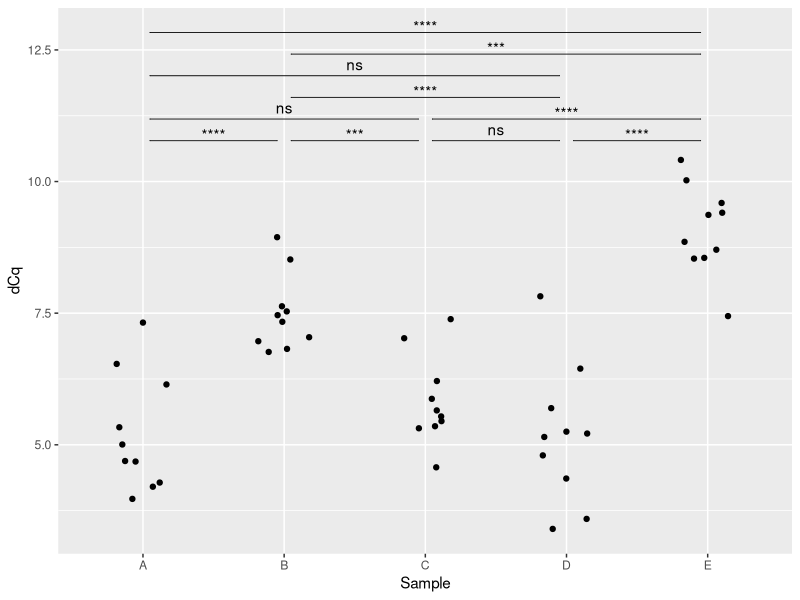

Write the R code that produced this figure.
library(tidyverse)
library(ggpubr)

df <- data.frame(
    Sample = rep(c("A", "B", "C", "D", "E"), each = 10),
    dCq = c(
        rnorm(10, mean = 5, sd = 1),
        rnorm(10, mean = 7, sd = 1),
        rnorm(10, mean = 6, sd = 1),
        rnorm(10, mean = 5.2, sd = 1),
        rnorm(10, mean = 9, sd = 1)
    )
)

# Adjust y-positions of significance bars to minimize height
adjust_y_position <- function(res, y_base = NULL, step = NULL) {
    # Calculate bar width and sort by width (shorter bars first, then by xmin)
    res <- res |> 
        mutate(.row_id = row_number(),
               .width = xmax - xmin) |>
        arrange(.width, xmin)
    
    # Calculate step from existing y.positions if not provided
    if (is.null(step)) {
        unique_y <- sort(unique(res$y.position))
        if (length(unique_y) > 1) {
            step <- min(diff(unique_y))
        } else {
            step <- 0.5  # fallback
        }
    }
    
    # Use minimum y.position as base if not provided
    if (is.null(y_base)) {
        y_base <- min(res$y.position)
    }
    
    n <- nrow(res)
    levels <- integer(n)  # Track which level each bar is assigned to
    level_ends <- numeric()  # Track the xmax of the rightmost bar at each level
    
    for (i in seq_len(n)) {
        xmin_i <- res$xmin[i]
        
        # Find the lowest level where this bar doesn't overlap
        assigned_level <- NA
        for (lvl in seq_along(level_ends)) {
            if (level_ends[lvl] <= xmin_i) {
                # No overlap - can use this level (allows shared endpoints)
                assigned_level <- lvl
                level_ends[lvl] <- res$xmax[i]
                break
            }
        }
        
        # If no existing level works, create a new one
        if (is.na(assigned_level)) {
            level_ends <- c(level_ends, res$xmax[i])
            assigned_level <- length(level_ends)
        }
        
        levels[i] <- assigned_level
    }
    
    # Assign y-positions based on levels
    res$y.position <- y_base + (levels - 1) * step
    
    # Restore original order and remove temp columns
    res <- res |> 
        arrange(.row_id) |>
        select(-.row_id, -.width)
    
    return(res)
}

res <- df |>
    rstatix::pairwise_t_test(
        dCq ~ Sample,
        p.adjust.method = "none"
        ) %>%
    rstatix::add_xy_position(x = "Sample")

res.1 <- adjust_y_position(res)

ggplot(df, aes(x = Sample, y=  dCq)) +
    geom_jitter(width = 0.2) +
    stat_pvalue_manual(data = res.1,bracket.shorten = 0.1, tip.length = 0)
    
